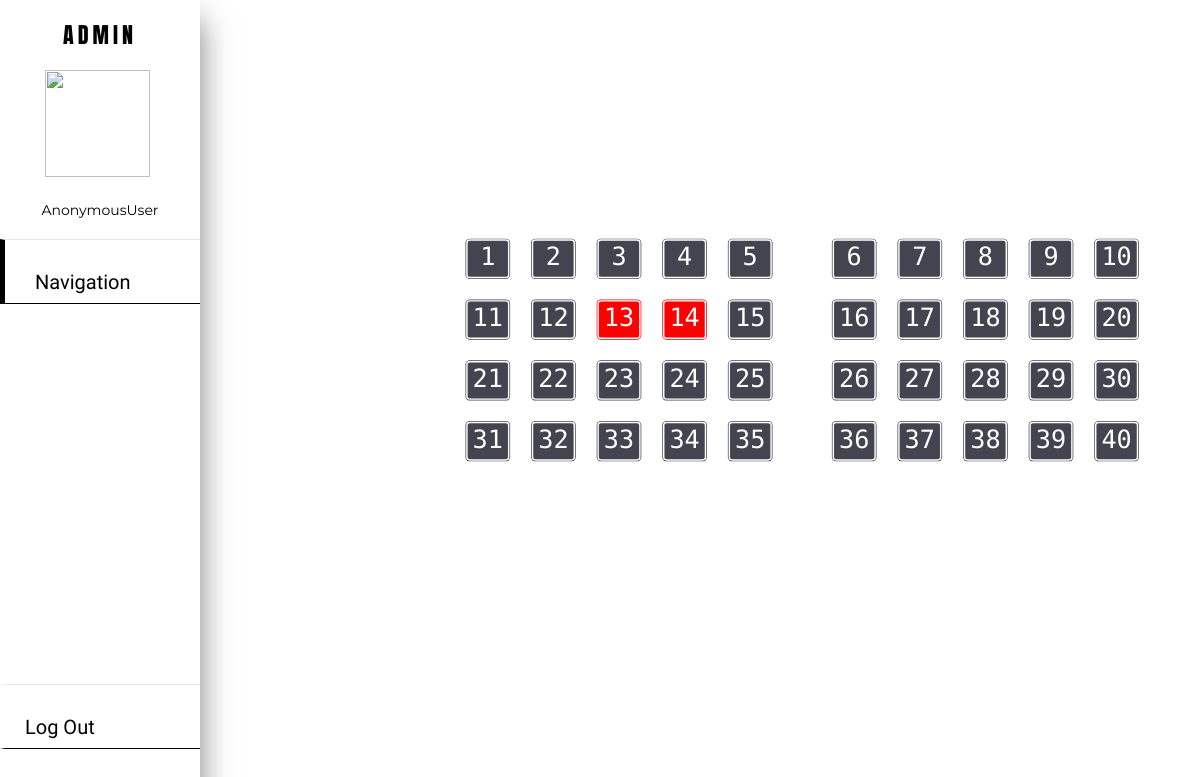
/dashboard/navigation/1/501/aroom/, run on the app's committed database.
### reports/models.py (models this page shows, shortened)
class Computer(models.Model):
	c_id = models.BigAutoField(primary_key=True)
	comp_no = models.IntegerField(null=True,unique=False)
	c_status = models.IntegerField(null=True,unique=False)
	lab_n=models.ForeignKey(Lab,on_delete=models.CASCADE)

### reports/views.py (the view)
# urls.py: path("dashboard/navigation/<int:pk_b>/<int:pk_l>/aroom/",views.acomp,name="acomp"),
def acomp(request,pk_b,pk_l):
     print("here")
     b1=Block.objects.get(bl_id=pk_b)
     rooms=Lab.objects.get(l_no=pk_l)
     comp=rooms.computer_set.all()
     context={'comp':comp,'b1':b1,'rooms':rooms}
     return render(request, "reports/acomp.html",context)

### reports/models.py (called while the page is built)
	def __str__(self):
		return self.bl_name

	def __str__(self):
		return str(self.l_no)

### reports/templates/reports/acomp.html (shortened to what this page needs)
{% load static %}
<!DOCTYPE html>
<html>
<head>
</head>
<body>
	{% include 'reports/anavbar.html' %}
  <H1>Block Number {{b1}} <br>Lab Number {{rooms}} </H1>
 <div class="container">
      <br>
      <br>
      <br>
      <br>
      <br>
      <br>
      <br>
      <br>
      <br>
      <br>
      <div class="row">
 	   {% for i in comp %}
   		{% if i.c_status == 1 %}
		<div class="seat">
			<a class="bruh" href ="{% url 'issue' b1.bl_id rooms.l_no i.c_id %}">
		    {{i.comp_no}}
		  </a>
		 </div>
		{% else %}
   		<div class="seat sold">{{i.comp_no}}</div>
   		{% endif %}
   	   {% endfor %}
      </div>
  </div>
</body>
</html>

### reports/templates/reports/anavbar.html (shortened to what this page needs)
{% load static %}
<!DOCTYPE html>
<html>
<head>
	<link rel="stylesheet" href="https://cdnjs.cloudflare.com/ajax/libs/font-awesome/5.15.3/css/all.min.css"/>
</head>
<body>
 <div class="sidebar">
 	<header>ADMIN</header>
 	<img src='https://raw.githubusercontent.com/Vector1239/stuff/2ffc33bfac03c6d062d39863ebc25d1f2a809822/cmms2Output/static/images/ahead.png' class="avatar">
 	<br>
 	<div class="mail">{{request.user}}</div>
 		<a class="active" href="#">Navigation</a>
    <a class="log" href="{% url 'logout' %}">Log Out</a>
 </div>
</body>
</html>

### reports/templates/reports/acomp.html (style rules this page uses)
* { padding:0; box-sizing:border-box; margin:0 }
body { background-image: url('https://raw.githubusercontent.com/Vector1239/stuff/2ffc33bfac03c6d062d39863ebc25d1f2a809822/cmms2Output/static/images/loginwp.png'); background-size: cover; background-repeat: no-repeat; background-attachment: fixed; background-position: center; height: 100vh; }
.container { width: 1540px; margin-bottom: 30px; }
.row { display: flex; flex-wrap: wrap;; padding-left: 400px; padding-top: 40px; }
.seat { background-color: red; color: #fff !important; height: 56px; width: 62px; margin: 20px; outline-style: solid; outline-color: white; outline-width: 2px; outline-offset: -3px; font-size: 35px; text-align: center; font-family: 'Spline Sans Mono', monospace; padding-top: 5px; border-radius: 10%; }
.seat.sold { background-color: #444451; }
.seat:nth-of-type(5n) { margin-right: 78px; }
.seat a, .seat a:visited, .seat a:hover, a.active { color: inherit !important; padding-left: 0px ; border-left: 0px ; }
h1 { padding-left: 800px; top: 70px; position: absolute; color: white; font-family: 'Spline Sans Mono', monospace; text-transform: uppercase; }
@media (max-width: 1536px) { .container { transform: scale(0.8); width: 1350px; } }
@media (max-width: 1536px) { .seat { transform: scale(0.9); margin: 10px; } }
@media (max-width: 1536px) { h1 { padding-left: 730px; transform: scale(0.8); } }
@media (max-width: 1536px) { .seat:nth-of-type(5n) { margin-right: 58px; } }

### reports/templates/reports/anavbar.html (style rules this page uses)
* { margin: 0; padding: 0; box-sizing: border-box; list-style: none; text-decoration: none; }
.sidebar { position: fixed; width: 200px; height: 100%; background: #ffffff; box-shadow: 0 20px 30px rgba(0,0,0,.5); }
.sidebar header { font-family: 'Anton', sans-serif; letter-spacing: 4px; font-size: 22px; color: black; text-align: center; line-height: 70px; }
.sidebar a { font-family: 'Inconsolata', monospace; display: block; height: 65px; width: 100%; line-height: 65px; font-size: 20px; color: black ; padding-left: 20px ; padding-top: 10px; border-top: 1px solid rgba(0,0,0,.1); border-bottom: 1px solid black ; border-left: 5px solid transparent ; box-sizing: border-box; transition: .4s; }
.sidebar a.active, .sidebar a:hover { padding-left: 30px ; border-left: 5px solid black ; }
.avatar { margin-left: 45px; width: 105px; height: 107px; }
.mail { font-family: 'Montserrat', sans-serif; text-align: center; font-size: 14px; padding-top: 20px; padding-bottom: 20px; }
.log { margin-top: 580px; }
@media (max-width: 1536px) { .log { margin-top: 380px; } }

### data on the page
Computer: comp_no "1"
Computer: comp_no "2"
Computer: comp_no "3"
Computer: comp_no "4"
Computer: comp_no "5"
Computer: comp_no "6"
Computer: comp_no "7"
Computer: comp_no "8"
Computer: comp_no "9"
Computer: comp_no "10"
Computer: comp_no "11"
Computer: comp_no "12"
Computer: comp_no "13"
Computer: comp_no "14"
Computer: comp_no "15"
Computer: comp_no "16"
Computer: comp_no "17"
Computer: comp_no "18"
Computer: comp_no "19"
Computer: comp_no "20"
Computer: comp_no "21"
Computer: comp_no "22"
Computer: comp_no "23"
Computer: comp_no "24"
Computer: comp_no "25"
Computer: comp_no "26"
Computer: comp_no "27"
Computer: comp_no "28"
Computer: comp_no "29"
Computer: comp_no "30"
Computer: comp_no "31"
Computer: comp_no "32"
Computer: comp_no "33"
Computer: comp_no "34"
Computer: comp_no "35"
Computer: comp_no "36"
Computer: comp_no "37"
Computer: comp_no "38"
Computer: comp_no "39"
Computer: comp_no "40"

### other printed values
{{ request.user }} "AnonymousUser"
